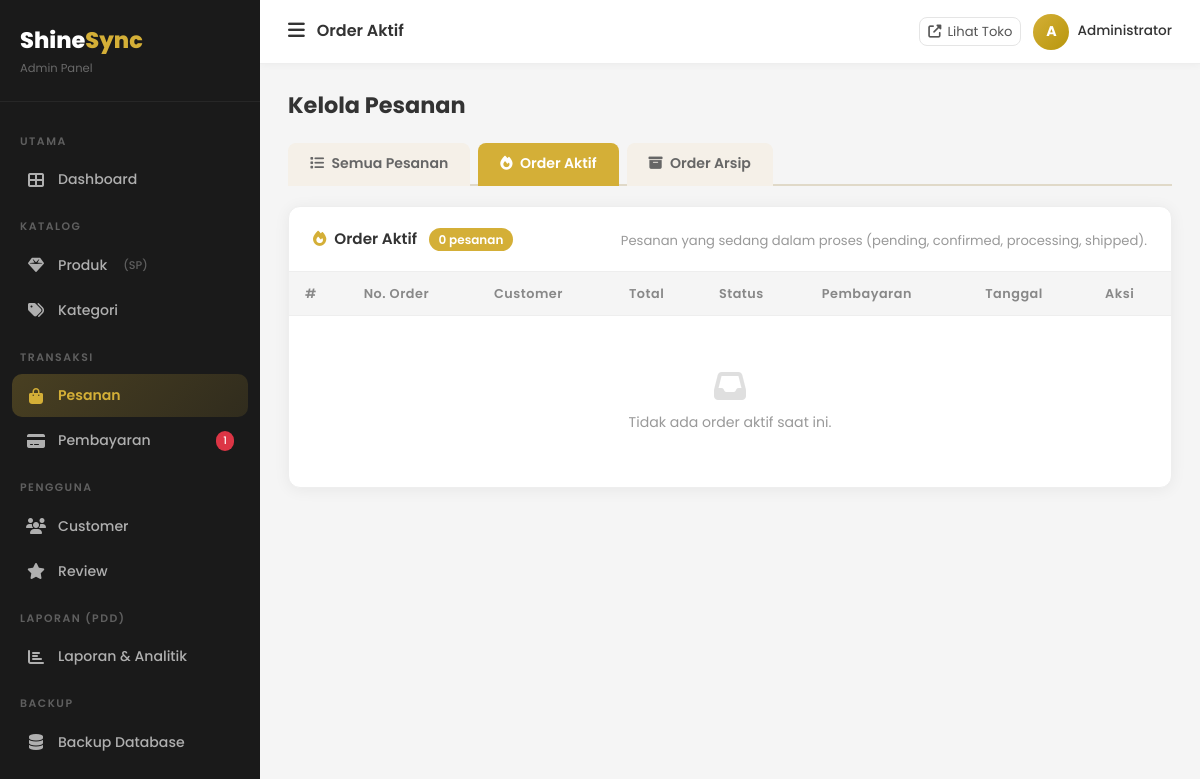
Page /admin/orders/aktif (signed in) on the earlier database version.
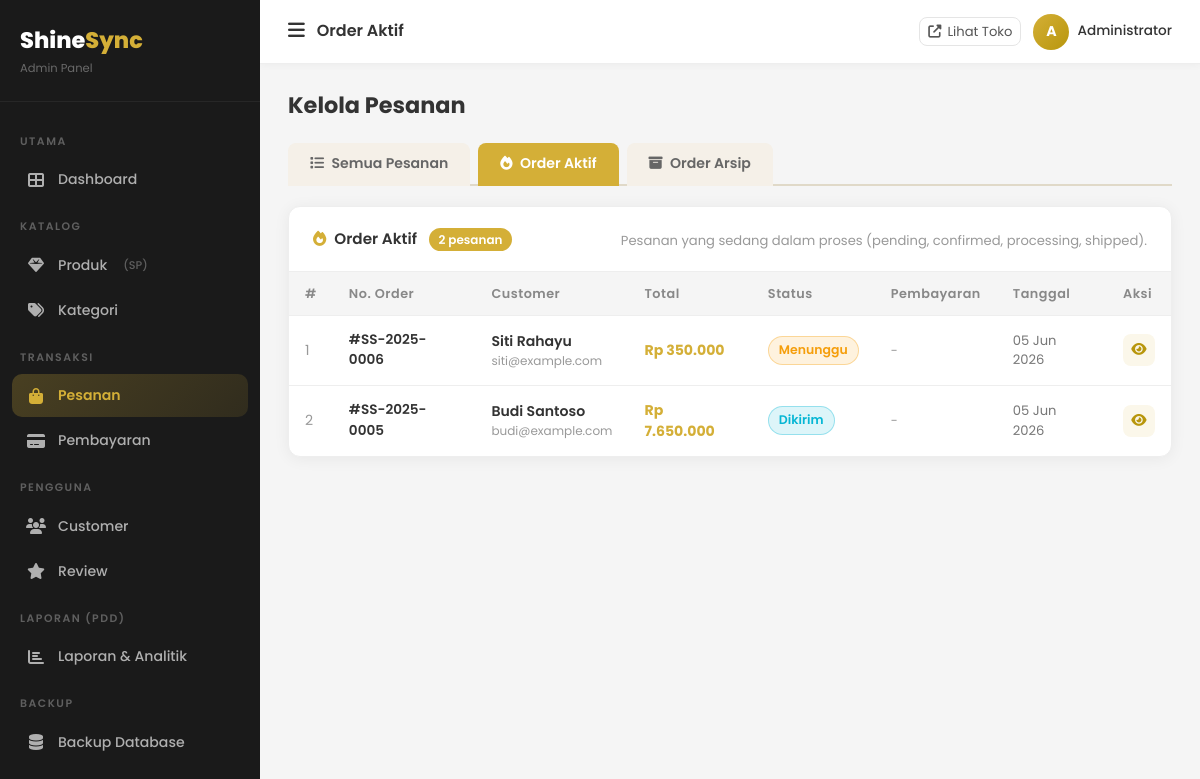
Same page on the later database version.
### tables this page shows
CREATE TABLE `orders_aktif` (
  `id` int UNSIGNED NOT NULL DEFAULT '0',
  `user_id` int UNSIGNED NOT NULL,
  `order_number` varchar(50) NOT NULL,
  `total_amount` decimal(15,2) NOT NULL DEFAULT '0.00',
  `discount` decimal(15,2) DEFAULT '0.00',
  `grand_total` decimal(15,2) NOT NULL DEFAULT '0.00',
  `loyalty_points` int DEFAULT '0',
  `shipping_name` varchar(100) DEFAULT NULL,
  `shipping_phone` varchar(20) DEFAULT NULL,
  `shipping_address` text,
  `notes` text,
  `status` enum('pending','confirmed','processing','shipped','delivered','cancelled') DEFAULT 'pending',
  `created_at` timestamp NULL DEFAULT CURRENT_TIMESTAMP,
  `updated_at` timestamp NULL DEFAULT CURRENT_TIMESTAMP ON UPDATE CURRENT_TIMESTAMP
);

CREATE TABLE `users` (
  `id` int UNSIGNED NOT NULL,
  `name` varchar(100) NOT NULL,
  `email` varchar(150) NOT NULL,
  `password` varchar(255) NOT NULL,
  `phone` varchar(20) DEFAULT NULL,
  `address` text,
  `avatar` varchar(255) DEFAULT 'default.png',
  `role` enum('admin','customer') NOT NULL DEFAULT 'customer',
  `is_active` tinyint(1) NOT NULL DEFAULT '1',
  `created_at` timestamp NULL DEFAULT CURRENT_TIMESTAMP,
  `updated_at` timestamp NULL DEFAULT CURRENT_TIMESTAMP ON UPDATE CURRENT_TIMESTAMP
);

### app/core/Controller.php (called while the page is built, shortened)
<?php
class Controller
{
    protected function view(string $viewPath, array $data = []): void
    {
        extract($data);
        $file = __DIR__ . '/../views/' . $viewPath . '.php';
        require $file;
    }
}

### app/controllers/OrderController.php (called while the page is built, shortened)
<?php
class OrderController extends Controller
{
    private Order $orderModel;
    public function __construct()
    {
        $this->orderModel = new Order();
    }
    public function adminAktif(): void
    {
        $orders    = $this->orderModel->getAktif();
        $pageTitle = 'Order Aktif';
        $this->view('admin/orders/aktif', compact('orders', 'pageTitle'));
    }
}

### app/core/Database.php (called while the page is built, shortened)
<?php
class Database
{
    private static ?Database $instance = null;
    private mysqli $conn;
    private function __construct()
    {
        $this->conn = new mysqli(DB_HOST, DB_USER, DB_PASS, DB_NAME, DB_PORT);
        $this->conn->set_charset(DB_CHARSET);
    }
    public static function getInstance(): Database
    {
        if (self::$instance === null) {
            self::$instance = new self();
        }
        return self::$instance;
    }
    public function query(string $sql, array $params = []): array
    {
        if (empty($params)) {
            $result = $this->conn->query($sql);
            return $result->fetch_all(MYSQLI_ASSOC) ?: [];
        }
        $stmt = $this->prepare($sql, $params);
        $stmt->execute();
        $result = $stmt->get_result();
        return $result ? $result->fetch_all(MYSQLI_ASSOC) : [];
    }
    public function queryOne(string $sql, array $params = []): ?array
    {
        $rows = $this->query($sql, $params);
        return $rows[0] ?? null;
    }
}

### app/core/Model.php (called while the page is built, shortened)
<?php
class Model
{
    public function __construct()
    {
        $this->db = Database::getInstance();
    }
}

### app/models/Payment.php (called while the page is built, shortened)
<?php
class Payment extends Model
{
    public function getPendingCount(): int
    {
        $row = $this->db->queryOne(
            "SELECT COUNT(*) AS total FROM payments WHERE status='pending' AND proof_image IS NOT NULL"
        );
        return (int)($row['total'] ?? 0);
    }
}

### app/core/Session.php (called while the page is built, shortened)
<?php
class Session
{
    public static function get(string $key, mixed $default = null): mixed
    {
        return $_SESSION[$key] ?? $default;
    }
}

### app/models/Order.php (called while the page is built, shortened)
<?php
class Order extends Model
{
    public function getAktif(): array
    {
        return $this->db->query(
            "SELECT oa.*, u.name AS customer_name, u.email,
                    p.status AS payment_status,
                    (SELECT COUNT(*) FROM order_details od WHERE od.order_id = oa.id) AS item_count
            FROM orders_aktif oa
            INNER JOIN users u ON oa.user_id = u.id
            LEFT JOIN payments p ON oa.id = p.order_id
            ORDER BY oa.created_at DESC"
        );
    }
}

### app/views/admin/orders/aktif.php (the view)
<?php
include __DIR__ . '/../../layouts/admin_header.php';
$statusLabels=['pending'=>'Menunggu','confirmed'=>'Dikonfirmasi','processing'=>'Diproses','shipped'=>'Dikirim','delivered'=>'Terkirim','cancelled'=>'Dibatalkan'];
?>
<div class="admin-page-header">
  <h2>Kelola Pesanan</h2>
</div>
<nav class="order-tabs">
  <a href="<?= APP_URL ?>/admin/orders" class="order-tab"><i class="fas fa-list me-1"></i> Semua Pesanan</a>
  <a href="<?= APP_URL ?>/admin/orders/aktif" class="order-tab active"><i class="fas fa-fire me-1"></i> Order Aktif</a>
  <a href="<?= APP_URL ?>/admin/orders/arsip" class="order-tab"><i class="fas fa-archive me-1"></i> Order Arsip</a>
</nav>
<div class="admin-card">
  <div class="card-head">
    <h5>
      <i class="fas fa-fire me-2" style="color:#D4AF37;"></i>Order Aktif
      <span class="tab-count"><?= count($orders) ?> pesanan</span>
    </h5>
    <p style="font-size:.82rem;color:#999;margin:4px 0 0;">Pesanan yang sedang dalam proses (pending, confirmed, processing, shipped).</p>
  </div>
  <div style="overflow-x:auto;">
    <table class="admin-table">
      <thead><tr><th>#</th><th>No. Order</th><th>Customer</th><th>Total</th><th>Status</th><th>Pembayaran</th><th>Tanggal</th><th>Aksi</th></tr></thead>
      <tbody>
        <?php if(empty($orders)): ?>
        <tr><td colspan="8"><div class="empty-state"><i class="fas fa-inbox"></i>Tidak ada order aktif saat ini.</div></td></tr>
        <?php else: foreach($orders as $i=>$o): ?>
        <tr>
          <td style="color:#999;"><?= $i+1 ?></td>
          <td style="font-weight:600;font-size:.85rem;">#<?= htmlspecialchars($o['order_number']) ?></td>
          <td>
            <div style="font-weight:600;font-size:.88rem;"><?= htmlspecialchars($o['customer_name']) ?></div>
            <div style="font-size:.75rem;color:#999;"><?= htmlspecialchars($o['email']) ?></div>
          </td>
          <td style="font-weight:700;color:#D4AF37;">Rp <?= number_format($o['grand_total'],0,',','.') ?></td>
          <td><span class="order-status-badge <?= $o['status'] ?>"><?= $statusLabels[$o['status']] ?? ucfirst($o['status']) ?></span></td>
          <td>
            <?php if($o['payment_status']): ?>
            <span class="status-badge status-<?= $o['payment_status'] ?>"><?= ucfirst($o['payment_status']) ?></span>
            <?php else: ?><span style="color:#999;font-size:.8rem;">-</span>
            <?php endif; ?>
          </td>
          <td style="font-size:.82rem;color:#777;"><?= date('d M Y', strtotime($o['created_at'])) ?></td>
          <td>
            <a href="<?= APP_URL ?>/admin/orders/detail/<?= $o['id'] ?>" class="btn-action btn-view" title="Detail"><i class="fas fa-eye"></i></a>
          </td>
        </tr>
        <?php endforeach; endif; ?>
      </tbody>
    </table>
  </div>
</div>
<?php include __DIR__ . '/../../layouts/admin_footer.php'; ?>

### app/views/layouts/admin_header.php (shortened to what the changed rows need)
<?php
$currentUri = trim(parse_url($_SERVER['REQUEST_URI'], PHP_URL_PATH), '/');
$baseUri = trim(parse_url(APP_URL, PHP_URL_PATH), '/');
$currentUri = $baseUri ? ltrim(substr($currentUri, strlen($baseUri)), '/') : $currentUri;
$parts = explode('/', $currentUri);
$segment1 = $parts[1] ?? '';
function adminNavActive(string $segment, string $current): string {
    return str_starts_with($current, $segment) ? 'active' : '';
}
?>
<!DOCTYPE html>
<html lang="id">
<head>
  <link rel="stylesheet" href="https://cdn.jsdelivr.net/npm/bootstrap@5.3.2/dist/css/bootstrap.min.css">
  <link rel="stylesheet" href="https://cdnjs.cloudflare.com/ajax/libs/font-awesome/6.5.0/css/all.min.css">
  <link rel="stylesheet" href="<?= APP_URL ?>/public/css/admin.css">
</head>
<body>
<aside class="admin-sidebar" id="admin-sidebar">
  <div class="sidebar-logo">
    <div class="brand">Shine<span>Sync</span></div>
    <small>Admin Panel</small>
  </div>
  <nav class="sidebar-menu">
    <div class="sidebar-label">Utama</div>
    <a href="<?= APP_URL ?>/admin/dashboard" class="sidebar-link <?= adminNavActive('dashboard', $segment1) ?>">
      <i class="fas fa-th-large"></i> Dashboard
    </a>
    <div class="sidebar-label">Katalog</div>
    <a href="<?= APP_URL ?>/admin/products" class="sidebar-link <?= adminNavActive('products', $segment1) ?>">
      <i class="fas fa-gem"></i> Produk <span style="font-size:.7rem;color:rgba(255,255,255,.3);margin-left:4px;">(SP)</span>
    </a>
    <a href="<?= APP_URL ?>/admin/categories" class="sidebar-link <?= adminNavActive('categories', $segment1) ?>">
      <i class="fas fa-tags"></i> Kategori
    </a>
    <div class="sidebar-label">Transaksi</div>
    <a href="<?= APP_URL ?>/admin/orders" class="sidebar-link <?= adminNavActive('orders', $segment1) ?>">
      <i class="fas fa-shopping-bag"></i> Pesanan
    </a>
    <a href="<?= APP_URL ?>/admin/payments" class="sidebar-link <?= adminNavActive('payments', $segment1) ?>">
      <i class="fas fa-credit-card"></i> Pembayaran
      <?php
      $pendingCount = (new Payment())->getPendingCount();
      if ($pendingCount > 0): ?>
      <span class="badge-pill"><?= $pendingCount ?></span>
      <?php endif; ?>
    </a>
    <div class="sidebar-label">Pengguna</div>
    <a href="<?= APP_URL ?>/admin/customers" class="sidebar-link <?= adminNavActive('customers', $segment1) ?>">
      <i class="fas fa-users"></i> Customer
    </a>
    <a href="<?= APP_URL ?>/admin/reviews" class="sidebar-link <?= adminNavActive('reviews', $segment1) ?>">
      <i class="fas fa-star"></i> Review
    </a>
    <div class="sidebar-label">Laporan (PDD)</div>
    <a href="<?= APP_URL ?>/admin/reports" class="sidebar-link <?= adminNavActive('reports', $segment1) ?>">
      <i class="fas fa-chart-bar"></i> Laporan &amp; Analitik
    </a>
    <div class="sidebar-label">Backup</div>
    <a href="<?= APP_URL ?>/admin/backup-list"
      class="sidebar-link <?= adminNavActive('backup-list', $segment1) ?>">
      <i class="fas fa-database"></i> Backup Database
    </a>
  </nav>
</aside>
<div class="admin-main">
  <header class="admin-topbar">
    <div class="d-flex align-items-center gap-12">
      <button id="sidebar-toggle" class="btn" style="background:none;border:none;font-size:1.2rem;color:#333;padding:0;margin-right:12px;">
        <i class="fas fa-bars"></i>
      </button>
      <span class="topbar-title"><?= htmlspecialchars($pageTitle ?? 'Dashboard') ?></span>
    </div>
    <div class="topbar-actions">
      <a href="<?= APP_URL ?>" target="_blank" class="btn btn-sm" style="border:1.5px solid #E5E5E5;border-radius:8px;font-size:.82rem;color:#555;gap:6px;display:flex;align-items:center;">
        <i class="fas fa-external-link-alt"></i> Lihat Toko
      </a>
      <div class="d-flex align-items-center gap-2">
        <div style="width:36px;height:36px;border-radius:50%;background:linear-gradient(135deg,#D4AF37,#B8960C);display:flex;align-items:center;justify-content:center;color:#fff;font-weight:700;font-size:.88rem;">
          <?= strtoupper(substr(Session::get('user_name','A'),0,1)) ?>
        </div>
        <span class="topbar-user d-none d-md-block"><?= htmlspecialchars(Session::get('user_name')) ?></span>
      </div>
    </div>
  </header>
  <div class="admin-content">

Differences in the rows shown:
added orders_aktif: order_number "SS-2025-0006", user.name "Siti Rahayu", user.email "siti@example.com", grand_total "350.000", status "Menunggu", created_at "05 Jun 2026"
added orders_aktif: order_number "SS-2025-0005", user.name "Budi Santoso", user.email "budi@example.com", grand_total "7.650.000", status "Dikirim", created_at "05 Jun 2026"
Other differences:
count($orders): "0" → "2"
$pendingCount: "1" → (not shown)
text no longer shown: "Tidak ada order aktif saat ini."
